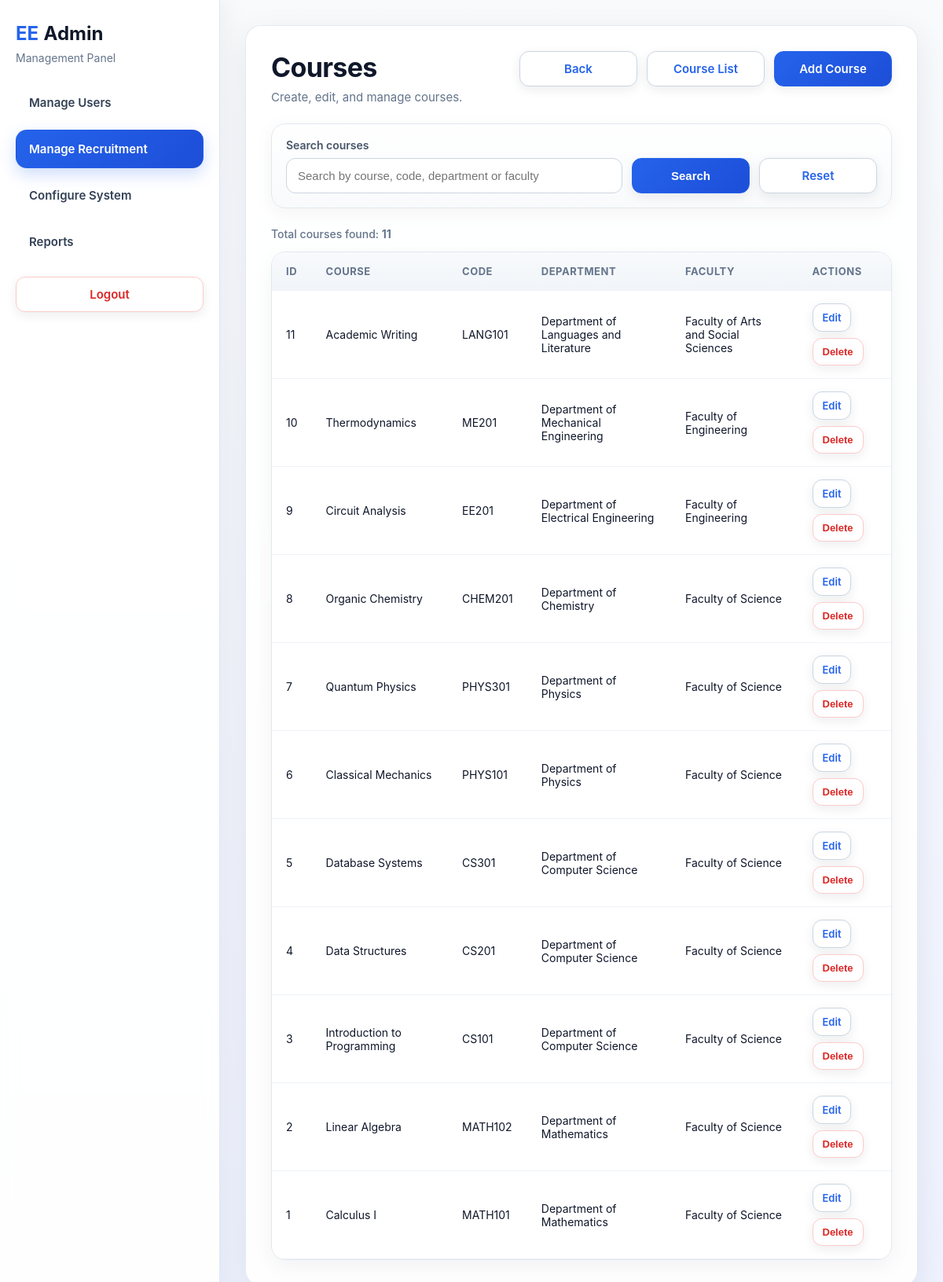
The page /modules/admin.php?page=courses (signed in) on the database its author committed.
### tables this page shows
CREATE TABLE courses (
                         id            INT AUTO_INCREMENT PRIMARY KEY,
                         department_id INT NOT NULL,
                         name          VARCHAR(150) NOT NULL,
                         code          VARCHAR(50),
                         FOREIGN KEY (department_id) REFERENCES departments(id) ON DELETE CASCADE
);

CREATE TABLE departments (
                             id            INT AUTO_INCREMENT PRIMARY KEY,
                             faculty_id    INT NOT NULL,
                             name          VARCHAR(100) NOT NULL,
                             FOREIGN KEY (faculty_id) REFERENCES faculties(id) ON DELETE CASCADE
);

CREATE TABLE faculties (
                           id            INT AUTO_INCREMENT PRIMARY KEY,
                           name          VARCHAR(100) NOT NULL UNIQUE
);

### modules/admin/pages/courses.php (the view, shortened to what this page needs)
<?php
require_once __DIR__ . '/../../../includes/db.php';
$action = $_GET['action'] ?? 'list';
$editCourse = null;
$search = trim($_GET['search'] ?? '');
$departmentStmt = $pdo->query("
    SELECT d.id, d.name, f.name AS faculty_name
    FROM departments d
    INNER JOIN faculties f ON d.faculty_id = f.id
    ORDER BY f.name ASC, d.name ASC
");
$departments = $departmentStmt->fetchAll(PDO::FETCH_ASSOC);
$sql = "
    SELECT c.id, c.name, c.code, d.name AS department_name, f.name AS faculty_name
    FROM courses c
    INNER JOIN departments d ON c.department_id = d.id
    INNER JOIN faculties f ON d.faculty_id = f.id
";
$params = [];
$sql .= " ORDER BY c.id DESC";
$stmt = $pdo->prepare($sql);
$stmt->execute($params);
$courses = $stmt->fetchAll(PDO::FETCH_ASSOC);
?>
<section class="page-card list-card">
    <div class="list-header">
        <div>
            <h1 class="page-title">Courses</h1>
            <p class="page-subtitle">Create, edit, and manage courses.</p>
        </div>
        <div class="list-actions">
            <a href="admin.php?page=recruitment" class="btn btn-secondary">Back</a>
            <a href="admin.php?page=courses" class="btn btn-secondary">Course List</a>
            <a href="admin.php?page=courses&action=create" class="btn btn-primary">Add Course</a>
        </div>
    </div>
    <?php if ($action === 'create' || ($action === 'edit' && $editCourse)): ?>
        <section class="search-card">
            <form method="POST" action="admin.php?page=courses<?= $action === 'edit' ? '&action=edit&id=' . (int) $editCourse['id'] : '&action=create' ?>" class="admin-form js-validate-form" novalidate>
                <?php if ($action === 'edit'): ?>
                    <input type="hidden" name="id" value="<?= (int) $editCourse['id']; ?>">
                <?php endif; ?>
                <div class="form-group">
                    <label for="department_id">Department</label>
                    <select id="department_id" name="department_id" class="admin-select" required>
                        <option value="">Select department</option>
                        <?php
                        $selectedDepartment = $action === 'edit' ? ($editCourse['department_id'] ?? '') : ($_POST['department_id'] ?? '');
                        foreach ($departments as $department):
                            ?>
                            <option value="<?= (int) $department['id']; ?>" <?= (string) $selectedDepartment === (string) $department['id'] ? 'selected' : ''; ?>>
                                <?= htmlspecialchars($department['faculty_name'] . ' - ' . $department['name']); ?>
                            </option>
                        <?php endforeach; ?>
                    </select>
                </div>
                <div class="form-group">
                    <label for="name">Course Name</label>
                    <input type="text" id="name" name="name" value="<?= htmlspecialchars($action === 'edit' ? ($editCourse['name'] ?? '') : ($_POST['name'] ?? '')); ?>" required>
                </div>
                <div class="form-group full-width">
                    <label for="code">Course Code</label>
                    <input type="text" id="code" name="code" value="<?= htmlspecialchars($action === 'edit' ? ($editCourse['code'] ?? '') : ($_POST['code'] ?? '')); ?>">
                </div>
                <div class="form-actions">
                    <button type="submit" name="<?= $action === 'edit' ? 'update_course' : 'create_course'; ?>" class="btn btn-primary">
                        <?= $action === 'edit' ? 'Update Course' : 'Create Course'; ?>
                    </button>
                    <a href="admin.php?page=courses" class="btn btn-secondary">Cancel</a>
                </div>
            </form>
        </section>
    <?php else: ?>
        <div class="search-card">
            <form method="GET" action="admin.php" class="search-form">
                <div class="search-group">
                    <label for="search">Search courses</label>
                    <input type="text" id="search" name="search" placeholder="Search by course, code, department or faculty" value="<?= htmlspecialchars($search); ?>">
                </div>
                <div class="list-actions">
                    <button type="submit" class="btn btn-primary">Search</button>
                    <a href="admin.php?page=courses" class="btn btn-secondary">Reset</a>
                </div>
            </form>
        </div>
        <div class="results-meta">
            Total courses found: <strong><?= count($courses); ?></strong>
        </div>
        <div class="table-card">
            <div class="table-wrapper">
                <table>
                    <thead>
                    <tr>
                        <th>ID</th>
                        <th>Course</th>
                        <th>Code</th>
                        <th>Department</th>
                        <th>Faculty</th>
                        <th>Actions</th>
                    </tr>
                    </thead>
                    <tbody>
                    <?php if (empty($courses)): ?>
                        <tr>
                            <td colspan="6" class="empty-state">No courses found.</td>
                        </tr>
                    <?php else: ?>
                        <?php foreach ($courses as $course): ?>
                            <tr>
                                <td><?= (int) $course['id']; ?></td>
                                <td><?= htmlspecialchars($course['name']); ?></td>
                                <td><?= htmlspecialchars($course['code'] ?? ''); ?></td>
                                <td><?= htmlspecialchars($course['department_name']); ?></td>
                                <td><?= htmlspecialchars($course['faculty_name']); ?></td>
                                <td>
                                    <div class="table-actions">
                                        <a href="admin.php?page=courses&action=edit&id=<?= (int) $course['id']; ?>" class="btn btn-secondary btn-sm-custom">Edit</a>
                                        <form method="POST" action="admin.php?page=courses" class="inline-form">
                                            <button type="button" class="btn btn-danger btn-sm-custom js-delete-button">Delete</button>
                                        </form>
                                    </div>
                                </td>
                            </tr>
                        <?php endforeach; ?>
                    <?php endif; ?>
                    </tbody>
                </table>
            </div>
        </div>
    <?php endif; ?>
</section>

### assets/css/style.css (style rules this page uses)
* { margin: 0; padding: 0; box-sizing: border-box; }
body { font-family: "Inter", "Segoe UI", Arial, Helvetica, sans-serif; background: linear-gradient(180deg, #f8fafc 0%, #eef2ff 100%); color: #1f2937; min-height: 100vh; }
a { text-decoration: none; color: inherit; }
.page-card { background: rgba(255, 255, 255, 0.9); border: 1px solid rgba(226, 232, 240, 0.9); border-radius: 20px; box-shadow: 0 12px 40px rgba(15, 23, 42, 0.08); backdrop-filter: blur(10px); }
.page-title { font-size: 34px; font-weight: 700; color: #0f172a; margin-bottom: 8px; letter-spacing: -0.02em; }
.page-subtitle { color: #64748b; font-size: 15px; }
.btn { display: inline-flex; align-items: center; justify-content: center; min-width: 150px; padding: 12px 18px; border-radius: 12px; border: 1px solid transparent; font-size: 15px; font-weight: 600; cursor: pointer; transition: all 0.2s ease; box-shadow: 0 4px 14px rgba(15, 23, 42, 0.08); }
.btn-primary { background: linear-gradient(135deg, #2563eb 0%, #1d4ed8 100%); color: #ffffff; border-color: #2563eb; }
.btn-secondary { background-color: #ffffff; color: #2563eb; border-color: #cbd5e1; }
.btn-danger { background-color: #ffffff; color: #dc2626; border-color: #fecaca; }

### assets/css/admin.css (style rules this page uses)
.table-actions { display: flex; gap: 8px; flex-wrap: wrap; }
.inline-form { display: inline; }
.btn-sm-custom { min-width: auto; padding: 9px 12px; font-size: 13px; }

### assets/css/list.css (style rules this page uses)
.list-card { padding: 32px; }
.list-header { display: flex; justify-content: space-between; align-items: flex-start; gap: 20px; flex-wrap: wrap; margin-bottom: 24px; }
.list-actions { display: flex; gap: 12px; flex-wrap: wrap; }
.search-card { background: linear-gradient(180deg, #ffffff 0%, #f8fafc 100%); border: 1px solid #e2e8f0; border-radius: 18px; padding: 18px; margin-bottom: 24px; box-shadow: 0 6px 24px rgba(15, 23, 42, 0.05); }
.search-form { display: grid; grid-template-columns: 1fr auto; gap: 12px; align-items: end; }
.search-group label { display: block; margin-bottom: 8px; font-size: 14px; color: #475569; font-weight: 600; }
.search-group input { width: 100%; padding: 13px 14px; border: 1px solid #cbd5e1; border-radius: 12px; background: #ffffff; font-size: 15px; outline: none; transition: all 0.2s ease; color: #0f172a; }
.results-meta { margin-bottom: 14px; color: #64748b; font-size: 14px; font-weight: 500; }
.table-card { border: 1px solid #e2e8f0; border-radius: 18px; overflow: hidden; background: #ffffff; box-shadow: 0 8px 28px rgba(15, 23, 42, 0.05); }
.table-wrapper { overflow-x: auto; }
table { width: 100%; border-collapse: collapse; }
thead { background: linear-gradient(180deg, #f8fafc 0%, #f1f5f9 100%); }
th, td { text-align: left; padding: 16px 18px; border-bottom: 1px solid #eef2f7; font-size: 14px; }
th { font-size: 13px; text-transform: uppercase; letter-spacing: 0.04em; color: #64748b; font-weight: 700; }
td { color: #0f172a; }

### rows shown on the page
courses: id "11", name "Academic Writing", code "LANG101", department.name "Department of Languages and Literature", faculties.name "Faculty of Arts and Social Sciences"
courses: id "10", name "Thermodynamics", code "ME201", department.name "Department of Mechanical Engineering", faculties.name "Faculty of Engineering"
courses: id "9", name "Circuit Analysis", code "EE201", department.name "Department of Electrical Engineering", faculties.name "Faculty of Engineering"
courses: id "8", name "Organic Chemistry", code "CHEM201", department.name "Department of Chemistry", faculties.name "Faculty of Science"
courses: id "7", name "Quantum Physics", code "PHYS301", department.name "Department of Physics", faculties.name "Faculty of Science"
courses: id "6", name "Classical Mechanics", code "PHYS101", department.name "Department of Physics", faculties.name "Faculty of Science"
courses: id "5", name "Database Systems", code "CS301", department.name "Department of Computer Science", faculties.name "Faculty of Science"
courses: id "4", name "Data Structures", code "CS201", department.name "Department of Computer Science", faculties.name "Faculty of Science"
courses: id "3", name "Introduction to Programming", code "CS101", department.name "Department of Computer Science", faculties.name "Faculty of Science"
courses: id "2", name "Linear Algebra", code "MATH102", department.name "Department of Mathematics", faculties.name "Faculty of Science"
courses: id "1", name "Calculus I", code "MATH101", department.name "Department of Mathematics", faculties.name "Faculty of Science"

### other values the page prints
count($courses) "11"
